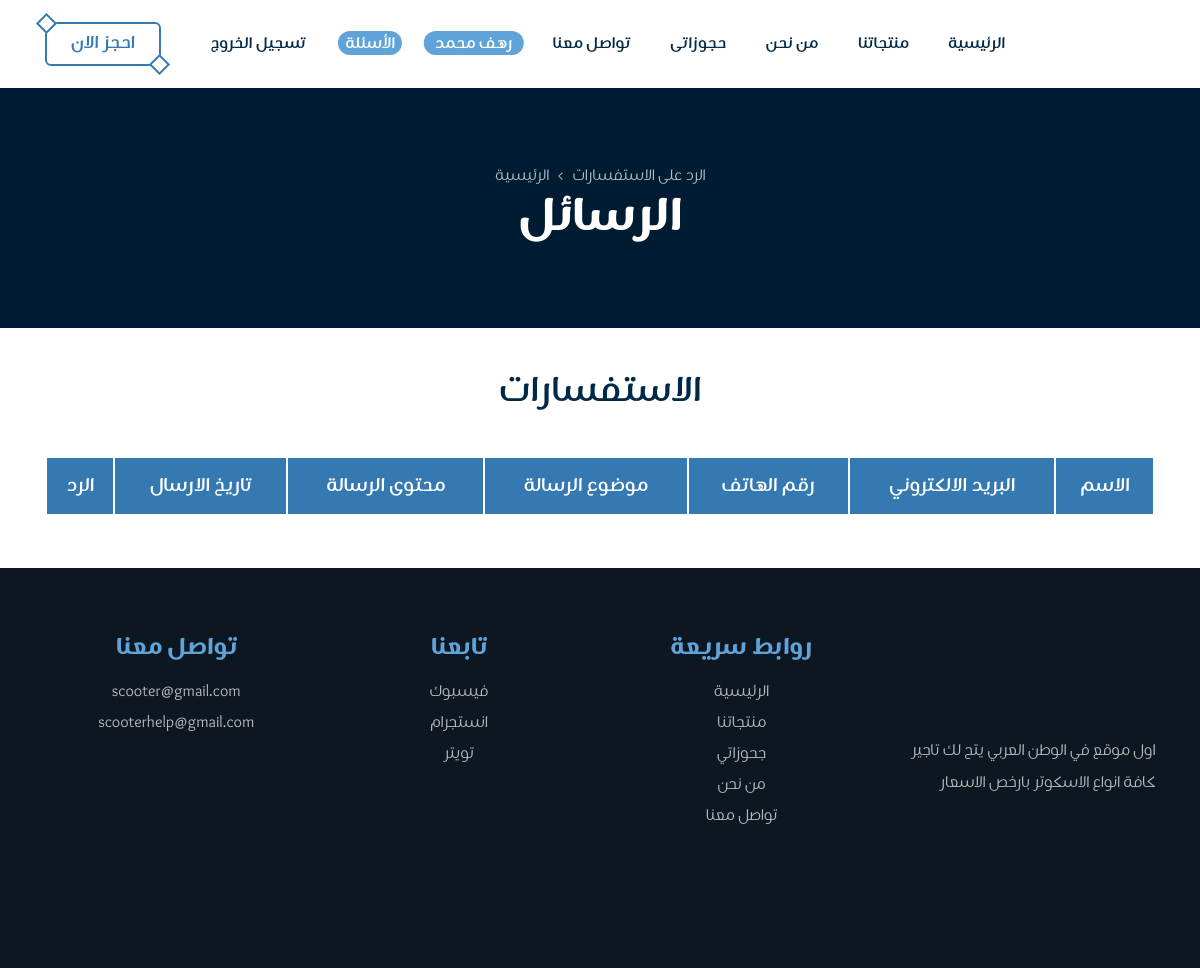
Before: /questions.php (signed in) with the older database file.
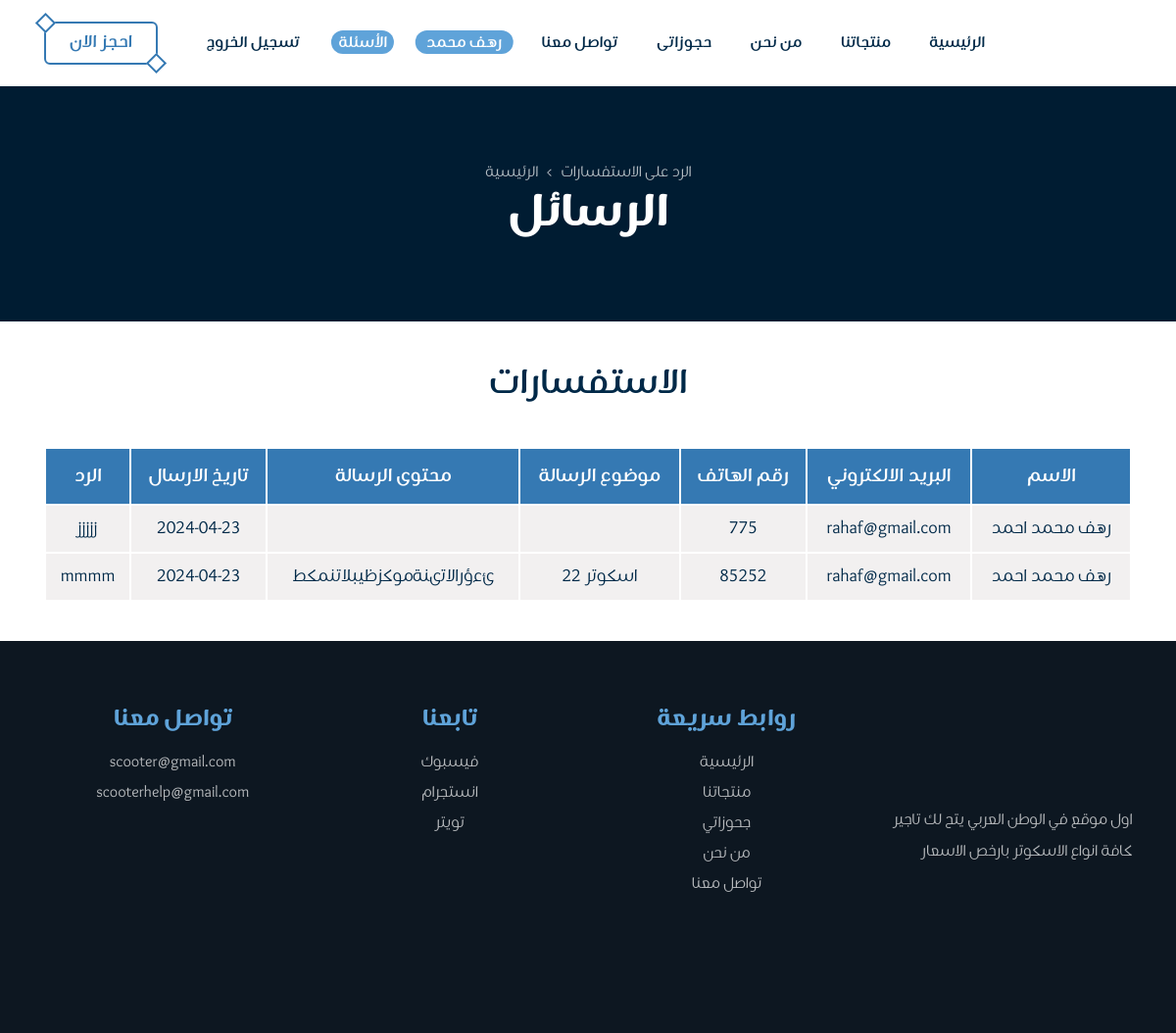
After: the same page with the newer database file.
### tables this page shows
CREATE TABLE `questions` (
  `question_id` int(10) NOT NULL,
  `customer_name` varchar(255) NOT NULL,
  `email` varchar(255) NOT NULL,
  `phone` varchar(255) NOT NULL,
  `subject` varchar(300) NOT NULL,
  `question_content` text NOT NULL,
  `question_date` date NOT NULL,
  `customer_id` int(10) NOT NULL,
  `question_answer` varchar(300) NOT NULL
);

### helper.php (called while the page is built, shortened)
<?php
if (!function_exists('runQuery')) {
    function runQuery($query)
    {
        $servername = "localhost";
        $username = "root";
        $password = "";
        $database = "scooters";
        $conn = new mysqli($servername, $username, $password, $database);
        $conn->set_charset("utf8");
        return $conn->query($query);
    }
}

### questions.php (the view, shortened to what the changed rows need)
<?php
require 'helper.php';
$customer_id = $_SESSION['user']['cust_id']??'';
$selectQSql = "SELECT * FROM `questions` WHERE `customer_id` ='{$customer_id}'";;
$queryResult = runQuery($selectQSql);
?>
<!DOCTYPE html>
<html lang="ar">
<head>
    <?php
    include_once 'layout/assets/css.php';
    ?>
</head>
<body>
<main>
    <section class="breadcrumb d-flex items-center justify-center relative overflow-hidden">
        <div class="container ">
            <h1 class="title capitalize  text-center fs-r-48 fw-900  relative"> الرسائل </h1>
        </div>
    </section>
    <section class="book">
        <div class="container">
            <div class="mainHeading d-flex  justify-center items-center ">
                <h2 class="mainHead fs-r-36"> الاستفسارات </h2>
            </div>
            <table>
                <thead>
                <tr>
                    <td>الاسم</td>
                    <td>البريد الالكتروني</td>
                    <td>رقم الهاتف</td>
                    <td>موضوع الرسالة</td>
                    <td>محتوى الرسالة</td>
                    <td>تاريخ الارسال</td>
                    <td>الرد</td>
                </tr>
                </thead>
                <tbody class="now  active">
                <?php
                if ($queryResult->num_rows > 0) {
                    while ($quetionRow = $queryResult->fetch_assoc()) {
                        ?>
                        <tr>
                            <td><?php echo $quetionRow['customer_name'] ?> </td>
                            <td><?php echo $quetionRow['email'] ?> </td>
                            <td><?php echo $quetionRow['phone'] ?></td>
                            <td><?php echo $quetionRow['subject'] ?></td>
                            <td> <?php echo $quetionRow['question_content'] ?> </td>
                            <td> <?php echo $quetionRow['question_date'] ?> </td>
                            <td> <?php echo $quetionRow['question_answer'] ?> </td>
                        </tr>
                        <?php
                    }
                }
                ?>
                </tbody>
            </table>
        </div>
    </section>
</main>
</body>
</html>

Changed rows visible on the page:
added questions: customer_name "رهف محمد احمد", email "rahaf@gmail.com", phone "775", question_date "2024-04-23", question_answer "jjjjj"
added questions: customer_name "رهف محمد احمد", email "rahaf@gmail.com", phone "85252", subject "اسكوتر 22", question_content "ئءؤرالاتىنةموكزظيبلاتنمكط", question_date "2024-04-23", question_answer "mmmm"
